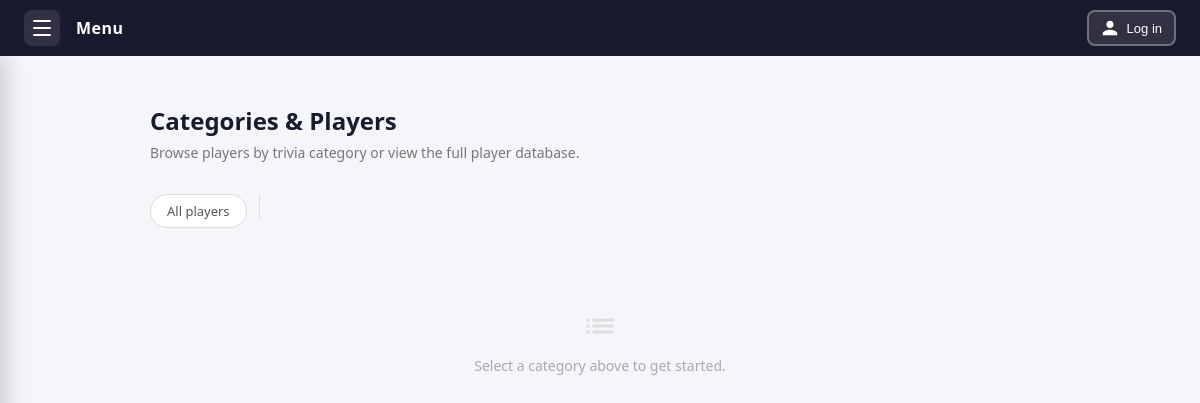
/categories-and-players/, run on an earlier commit of the app's database.
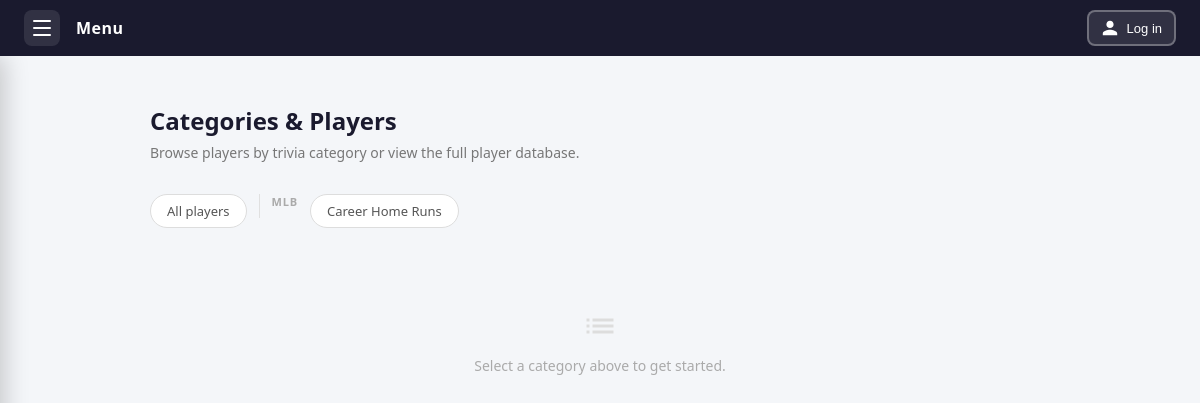
And on a later commit of the database.
### myapp/models.py (models this page shows, shortened)
class TriviaCategory(models.Model):
    SPORT_CHOICES = [
        ('mlb', 'MLB'),
        ('nfl', 'NFL'),
    ]
    sport = models.CharField(max_length=20, choices=SPORT_CHOICES, default='mlb')
    title = models.CharField(max_length=100)
    description = models.TextField()
    stat_code = models.CharField(max_length=50, unique=True)
    recommended_pinpoint = models.IntegerField(null=True, blank=True)
    total_players = models.IntegerField(null=True, blank=True)
    verified = models.BooleanField(default=False)
    players = models.ManyToManyField(Player, blank=True, related_name='trivia_categories')

### myapp/views.py (the view, shortened to what this page needs)
# urls.py: path('categories-and-players/', views.categories_and_players, name='categories_and_players'),
def categories_and_players(request):
    categories = TriviaCategory.objects.all().order_by('sport', 'title')
    selected_category_id = request.GET.get('category', '')
    if selected_category_id == 'all':
        players = Player.objects.all().order_by('name')
        selected_category = None
    else:
        selected_category = None
        players = []
    return render(request, 'myapp/categories_and_players.html', {
        'categories': categories,
        'players': players,
        'selected_category': selected_category,
        'selected_category_id': selected_category_id,
    })

### myapp/templates/myapp/categories_and_players.html (shortened to what this page needs)
{% extends 'myapp/base.html' %}
{% block content %}
{% load dict_extras %}
<div class="cap-page">
   <h1 class="cap-title">Categories & Players</h1>
   <p class="cap-subtitle">Browse players by trivia category or view the full player database.</p>
   <div class="cap-selector">
      <a href="?category=all"
         class="cap-chip {% if selected_category_id == 'all' %}selected{% endif %}">
         All players
      </a>
      {% regroup categories by get_sport_display as sport_groups %}
      {% for group in sport_groups %}
         <span class="cap-group-label">{{ group.grouper }}</span>
         {% for cat in group.list %}
            <a href="?category={{ cat.id }}"
               class="cap-chip {% if selected_category.id == cat.id %}selected{% endif %}">
               {{ cat.title }}
            </a>
         {% endfor %}
      {% endfor %}
   </div>
   {% if selected_category_id %}
   <div class="cap-table-wrap">
      <div class="cap-table-header">
         {% if selected_category %}
            <p class="cap-table-title">{{ selected_category.title }}</p>
            <span class="cap-table-meta">{{ players|length }} player{{ players|length|pluralize }}</span>
         {% else %}
            <p class="cap-table-title">All players</p>
            <span class="cap-table-meta">{{ players|length }} player{{ players|length|pluralize }}</span>
         {% endif %}
      </div>
      {% if players %}
      <table>
         <thead>
            <tr>
               {% if selected_category_id != 'all' %}<th class="rank-cell">#</th>{% endif %}
               <th>Name</th>
               <th>Sport</th>
               {% if selected_category %}
                  <th class="num">{{ selected_category.title }}</th>
               {% else %}
                  <th>Stats</th>
               {% endif %}
            </tr>
         </thead>
         <tbody>
            {% for player in players %}
            <tr>
               {% if selected_category_id != 'all' %}
                  <td class="rank-cell">{{ forloop.counter }}</td>
               {% endif %}
               <td>{{ player.name }}</td>
               <td><span class="sport-badge">{{ player.sport|upper }}</span></td>
               {% if selected_category %}
                  <td class="num">{{ player.stats|get_item:selected_category.stat_code|default:"—" }}</td>
               {% else %}
                  <td class="muted">
                     {% for key, val in player.stats.items %}
                        {{ key }}: {{ val }}{% if not forloop.last %}, {% endif %}
                     {% endfor %}
                  </td>
               {% endif %}
            </tr>
            {% endfor %}
         </tbody>
      </table>
      {% else %}
      <div class="empty-state">
         <svg viewBox="0 0 24 24" width="36" height="36"><path d="M12 2C6.48 2 2 6.48 2 12s4.48 10 10 10 10-4.48 10-10S17.52 2 12 2zm0 18c-4.41 0-8-3.59-8-8s3.59-8 8-8 8 3.59 8 8-3.59 8-8 8zm-1-13h2v6h-2zm0 8h2v2h-2z"/></svg>
         No players found.
      </div>
      {% endif %}
   </div>
   {% else %}
   <div class="empty-state" style="padding:48px 0;">
      <svg viewBox="0 0 24 24" width="36" height="36"><path d="M3 13h2v-2H3v2zm0 4h2v-2H3v2zm0-8h2V7H3v2zm4 4h14v-2H7v2zm0 4h14v-2H7v2zM7 7v2h14V7H7z"/></svg>
      Select a category above to get started.
   </div>
   {% endif %}
</div>
{% endblock %}

What changed in the data, as far as the page shows it:
added TriviaCategory: title "Career Home Runs"
Also different on the page:
new list line: "MLB"
